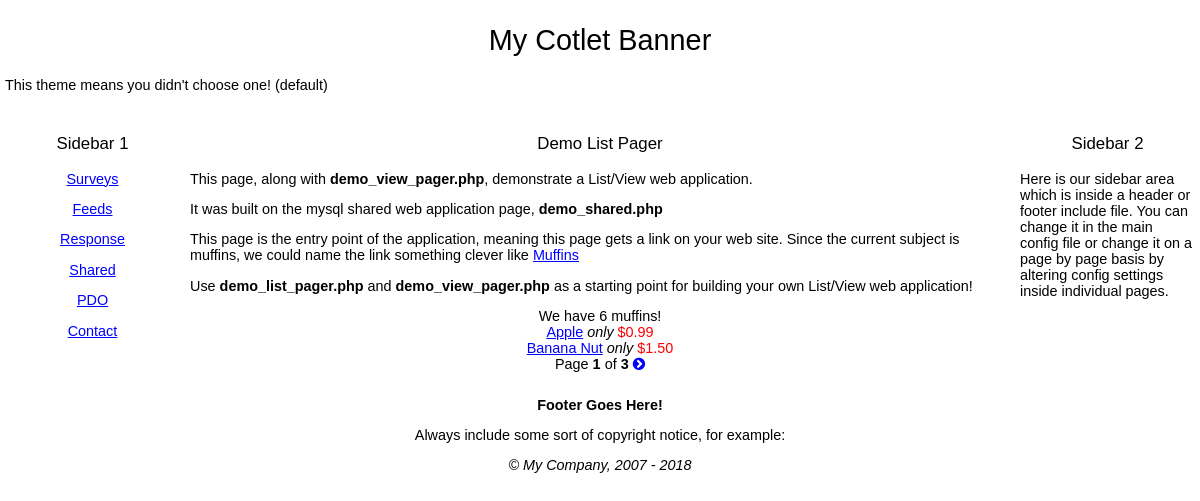
The app's page /demo/demo_list_pager.php with its own data.
### tables this page shows
create table test_Muffins
( MuffinID int unsigned not null auto_increment primary key,
MuffinName varchar(60),
Description text,
MetaDescription varchar(255),
MetaKeywords varchar(255),
Price decimal(5,2)
);

### inc_0700/MyAutoLoader.php (called while the page is built, shortened)
<?php
class MyAutoLoader
{
    public static function IncludePathLoader($class)
    {
		$class = str_replace(array('/', '\\'), DIRECTORY_SEPARATOR, $class);
        $class_path = INCLUDE_PATH . $class . '.php';
		$legacy_path = INCLUDE_PATH . $class . '_inc.php';
    }
}

### demo/demo_list_pager.php (the view, shortened to what this page needs)
<?php
require '../inc_0700/config_inc.php';
$sql = "select MuffinName, MuffinID, Price from test_Muffins";
$config->loadhead .= '<link rel="stylesheet" href="https://cdnjs.cloudflare.com/ajax/libs/font-awesome/4.7.0/css/font-awesome.min.css">';
?>
<h3 align="center"><?=smartTitle();?></h3>
<p>This page, along with <b>demo_view_pager.php</b>, demonstrate a List/View web application.</p>
<p>It was built on the mysql shared web application page, <b>demo_shared.php</b></p>
<p>This page is the entry point of the application, meaning this page gets a link on your web site.  Since the current subject is muffins, we could name the link something clever like <a href="<?php echo VIRTUAL_PATH; ?>demo_list_pager.php">Muffins</a></p>
<p>Use <b>demo_list_pager.php</b> and <b>demo_view_pager.php</b> as a starting point for building your own List/View web application!</p>
<?php
$prev = '<i class="fa fa-chevron-circle-left"></i>';
$next = '<i class="fa fa-chevron-circle-right"></i>';
$myPager = new Pager(2,'',$prev,$next,'');
$sql = $myPager->loadSQL($sql);
$result = mysqli_query(IDB::conn(),$sql) or die(trigger_error(mysqli_error(IDB::conn()), E_USER_ERROR));
if(mysqli_num_rows($result) > 0)
{
	if($myPager->showTotal()==1){$itemz = "muffin";}else{$itemz = "muffins";}
    echo '<div align="center">We have ' . $myPager->showTotal() . ' ' . $itemz . '!</div>';
	while($row = mysqli_fetch_assoc($result))
	{
         echo '<div align="center"><a href="' . VIRTUAL_PATH . 'demo/demo_view.php?id=' . (int)$row['MuffinID'] . '">' . dbOut($row['MuffinName']) . '</a>';
         echo ' <i>only</i> <font color="red">$' . number_format((float)$row['Price'],2)  . '</font></div>';
	}
	echo $myPager->showNAV();
}else{
    echo "<div align=center>What! No muffins?  There must be a mistake!!</div>";
}
?>

### include/default_style.css (style rules this page uses)
body { font-size: .9em; font-family: Verdana, Geneva, Arial, Helvetica, sans-serif; padding:0; margin:0; background-color:#FFFFFF; }
h1, h2, h3, h4, h5, h6 { font-weight: normal; }
a { font-family:Verdana, Arial, Helvetica, sans-serif; }
a:link { color: #00f; }

### records on screen
test_muffins: MuffinName "Apple", Price "0.99"
test_muffins: MuffinName "Banana Nut", Price "1.50"

### other values on screen
$config->banner "My Cotlet Banner"
$aText[0] "Surveys"
$aText[0] "Feeds"
$aText[0] "Response"
$aText[0] "Shared"
$aText[0] "PDO"
$aText[0] "Contact"
smartTitle() "Demo List Pager"
$myPager->showTotal() "6"
$itemz "muffins"
$this->pageNum "1"
$maxPage "3"
